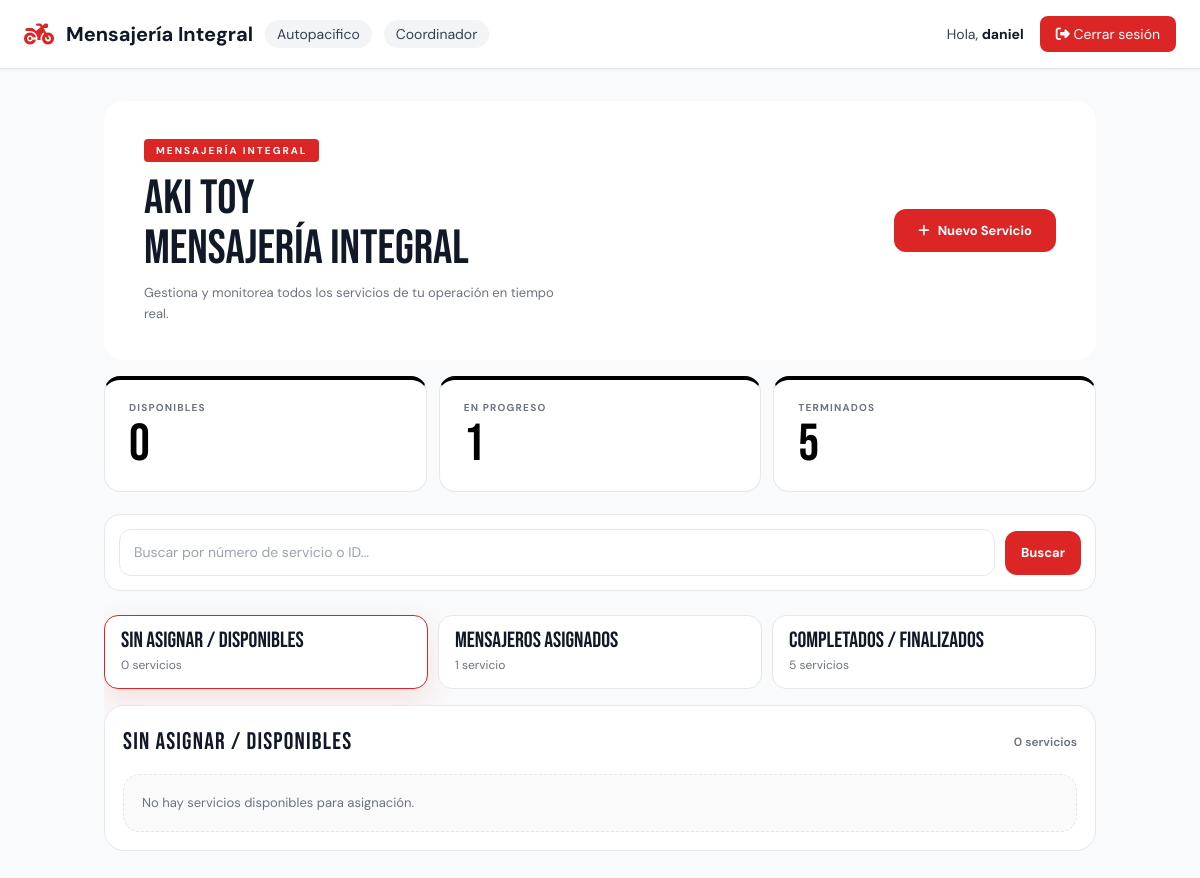
Page /inicio/ (signed in) on the earlier database version.
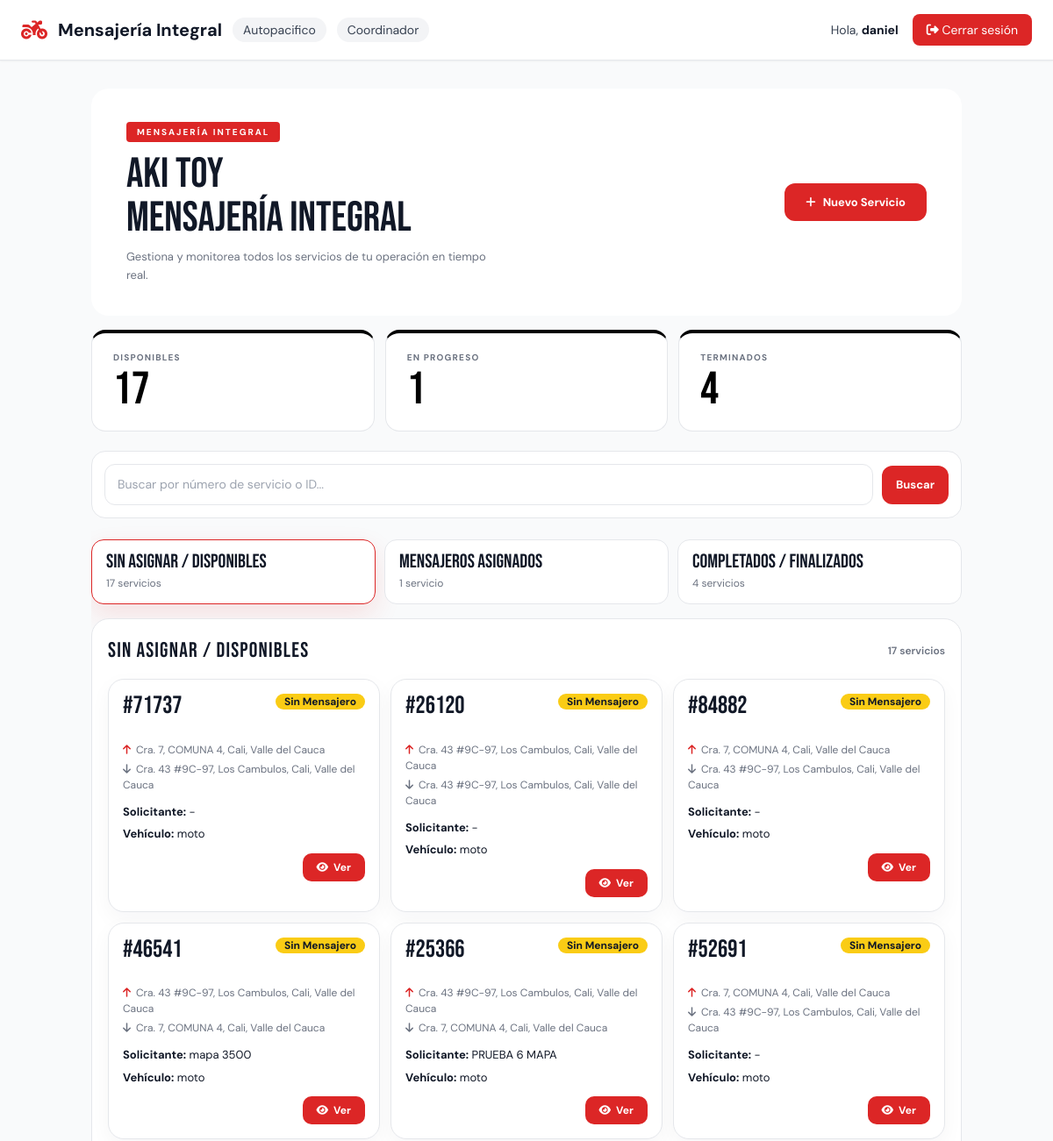
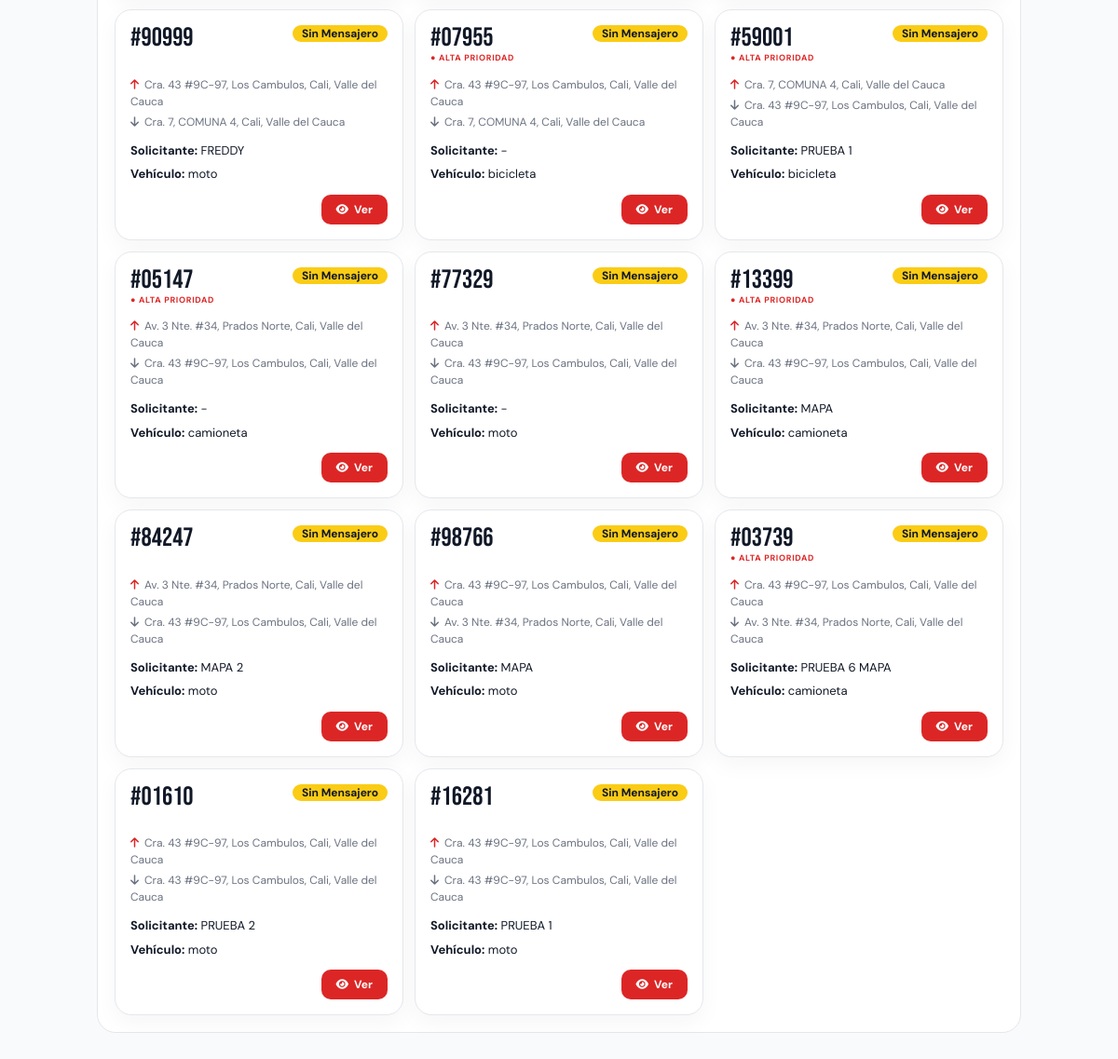
Same page on the later database version (2 pictures, top to bottom).
### servicios/models.py (models this page shows, shortened)
class Servicio(models.Model):
    ESTADO_CHOICES = [
        ('sin_asignar', 'Sin asignar'),
        ('en_progreso', 'En progreso'),
        ('terminado', 'Terminado'),
    ]
    PRIORIDAD_CHOICES = [
        ('normal', 'Normal'),
        ('alta', 'Alta'),
    ]
    empresa = models.ForeignKey(
        Empresa,
        on_delete=models.CASCADE,
        related_name='servicios',
        null=True,
        blank=True,
    )
    creado_por = models.ForeignKey(
        Usuario,
        on_delete=models.SET_NULL,
        null=True,
        blank=True,
        related_name='servicios_creados'
    )
    cliente = models.ForeignKey(
        Usuario,
        on_delete=models.CASCADE,
        related_name='servicios_cliente'
    )
    mensajero = models.ForeignKey(
        Usuario,
        on_delete=models.SET_NULL,
        null=True,
        blank=True,
        related_name='servicios_mensajero'
    )
    orden = models.CharField(max_length=20, unique=True, db_index=True)
    descripcion = models.TextField(blank=True)
    sede = models.CharField(max_length=100, blank=True)
    area = models.CharField(max_length=100, blank=True)
    nombre_solicitante = models.CharField(max_length=150, blank=True)
    telefono_solicitante = models.CharField(max_length=30, blank=True)
    ciudad_origen = models.CharField(max_length=100, blank=True)
    ciudad_destino = models.CharField(max_length=100, blank=True)
    origen = models.TextField()
    destino = models.TextField()
    fecha_entrega_deseada = models.DateField(null=True, blank=True)
    nombre_quien_recibe = models.CharField(max_length=150, blank=True)
    telefono_quien_recibe = models.CharField(max_length=30, blank=True)
    tipo_servicio = models.CharField(max_length=100, blank=True)
    tipo_pago = models.CharField(max_length=100, blank=True)
    descripcion_pago = models.TextField(blank=True)
    tipo_recorrido = models.CharField(max_length=100, blank=True)
    tipo_vehiculo = models.CharField(max_length=50)
    prioridad = models.CharField(max_length=10, choices=PRIORIDAD_CHOICES, default='normal')
    estado = models.CharField(max_length=20, choices=ESTADO_CHOICES, default='sin_asignar', db_index=True)
    fecha_creacion = models.DateTimeField(auto_now_add=True, db_index=True)
    origen_lat = models.DecimalField(max_digits=9, decimal_places=6, null=True, blank=True)
    origen_lng = models.DecimalField(max_digits=9, decimal_places=6, null=True, blank=True)
    destino_lat = models.DecimalField(max_digits=9, decimal_places=6, null=True, blank=True)
    destino_lng = models.DecimalField(max_digits=9, decimal_places=6, null=True, blank=True)
    mensajero_lat = models.DecimalField(max_digits=9, decimal_places=6, null=True, blank=True)
    mensajero_lng = models.DecimalField(max_digits=9, decimal_places=6, null=True, blank=True)
    mensajero_ubicacion_actualizada_en = models.DateTimeField(null=True, blank=True)
    class Meta:
        verbose_name = "Servicio"
        verbose_name_plural = "Servicios"

### dashboard/views.py (the view)
# urls.py: path('inicio/', views.inicio, name='inicio'),
@login_required
def inicio(request):
    if request.user.rol != 'coordinador':
        return _redirigir_dashboard(request.user)
    servicios = _servicios_empresa(request.user)
    context = _contexto_dashboard(request.user, servicios)
    context.update({
        'servicios': servicios,
        'servicios_disponibles': servicios.filter(estado__in=['sin_asignar', 'disponible']),
        'servicios_en_progreso': servicios.filter(estado='en_progreso'),
        'servicios_terminados': servicios.filter(estado='terminado'),
        'total_servicios': servicios.count(),
    })
    return render(request, 'dashboard/inicio.html', context)

### dashboard/context_processors.py (called while the page is built)
def google_maps(request):
    return {
        'google_maps_api_key': getattr(settings, 'GOOGLE_MAPS_API_KEY', ''),
    }

### dashboard/views.py (called while the page is built)
def _puede_gestionar_servicios(user):
    return user.rol in {'cliente', 'coordinador'}

def _contexto_dashboard(user, servicios):
    disponibles = servicios.filter(estado__in=['sin_asignar', 'disponible'])
    return {
        'servicios': servicios,
        'sin_asignar': disponibles.count(),
        'disponibles': disponibles.count(),
        'en_progreso': servicios.filter(estado='en_progreso').count(),
        'terminados': servicios.filter(estado='terminado').count(),
        'puede_gestionar_servicios': _puede_gestionar_servicios(user),
    }

### usuarios/templatetags/mensajero_tags.py (called while the page is built)
@register.filter
def mensajero_con_rango(mensajero):
    if not mensajero:
        return "Sin mensajero"
    nombre = mensajero.get_full_name() or mensajero.username
    servicios_count = Servicio.objects.filter(
        mensajero=mensajero,
        estado='terminado'
    ).count()
    rango = _obtener_rango_por_servicios(servicios_count)
    return f"{nombre} - {rango} ({servicios_count} servicios)"

### dashboard/templates/dashboard/inicio.html (shortened to what the changed rows need)
{% extends 'dashboard/base.html' %}
{% load l10n %}
{% load mensajero_tags %}
{% block content %}
<div class="dashboard-shell flex flex-col gap-3 md:gap-4">
  <div class="grid grid-cols-1 gap-3 sm:grid-cols-3">
    <div>
      <div class="stat black-top h-100">
        <div class="stat-label">Disponibles</div>
        <div class="stat-num">{{ disponibles }}</div>
      </div>
    </div>
    <div>
      <div class="stat black-top h-100">
        <div class="stat-label">Terminados</div>
        <div class="stat-num">{{ terminados }}</div>
      </div>
    </div>
  </div>
  <div class="control-bar">
    <div class="tabs-strip">
      <button type="button" class="tab-button active" data-panel-target="panel-disponibles">
        <span class="tab-title">Sin Asignar / Disponibles</span>
        <span class="tab-subtitle">{{ disponibles }} servicio{{ disponibles|pluralize }}</span>
      </button>
      <button type="button" class="tab-button" data-panel-target="panel-terminados">
        <span class="tab-title">Completados / Finalizados</span>
        <span class="tab-subtitle">{{ terminados }} servicio{{ terminados|pluralize }}</span>
      </button>
    </div>
  </div>
  <div class="panel-stack">
    <section id="panel-disponibles" class="panel-section" data-panel-section>
      <div class="panel-head">
        <h3>Sin Asignar / Disponibles</h3>
        <span class="panel-count">{{ servicios_disponibles|length }} servicio{{ servicios_disponibles|length|pluralize }}</span>
      </div>
      <div class="service-grid">
        {% for s in servicios_disponibles %}
        <article class="service-card" data-service-card data-service-id="{{ s.id }}" data-service-order="{{ s.orden }}">
          <div class="service-card-header">
            <div>
              <div class="service-card-title">#{{ s.orden }}</div>
              <div class="prioridad-alta {% if s.prioridad != 'alta' %}invisible{% endif %}">● Alta prioridad</div>            </div>
            <span class="badge bg-warning text-dark">Sin Mensajero</span>
          </div>
          <div class="service-card-route">
            <span><i class="fas fa-arrow-up" style="color:var(--rojo);margin-right:6px;"></i>{{ s.origen|truncatechars:62 }}</span>
            <span><i class="fas fa-arrow-down" style="margin-right:6px;"></i>{{ s.destino|truncatechars:62 }}</span>
          </div>
          <div class="service-card-meta">
            <span><strong>Solicitante:</strong> {{ s.nombre_solicitante|default:"-" }}</span>
            <span><strong>Vehículo:</strong> {{ s.tipo_vehiculo|default:"-" }}</span>
          </div>
          <div class="service-card-actions">
            <button class="btn-ver" type="button" onclick="abrirModal('{{ s.id }}')"><i class="fas fa-eye"></i> Ver</button>
          </div>
        </article>
        {% empty %}
        <div class="service-empty">No hay servicios disponibles para asignación.</div>
        {% endfor %}
      </div>
    </section>
  </div>
</div>
{% endblock %}

Differences in the rows shown:
added Servicio: orden "71737", origen "Cra. 7, COMUNA 4, Cali, Valle del Cauca", destino "Cra. 43 #9C-97, Los Cambulos, Cali, Valle del Cauca", nombre_solicitante "-", tipo_vehiculo "moto"
added Servicio: orden "26120", origen "Cra. 43 #9C-97, Los Cambulos, Cali, Valle del Cauca", destino "Cra. 43 #9C-97, Los Cambulos, Cali, Valle del Cauca", nombre_solicitante "-", tipo_vehiculo "moto"
added Servicio: orden "84882", origen "Cra. 7, COMUNA 4, Cali, Valle del Cauca", destino "Cra. 43 #9C-97, Los Cambulos, Cali, Valle del Cauca", nombre_solicitante "-", tipo_vehiculo "moto"
added Servicio: orden "46541", origen "Cra. 43 #9C-97, Los Cambulos, Cali, Valle del Cauca", destino "Cra. 7, COMUNA 4, Cali, Valle del Cauca", nombre_solicitante "mapa 3500", tipo_vehiculo "moto"
added Servicio: orden "25366", origen "Cra. 43 #9C-97, Los Cambulos, Cali, Valle del Cauca", destino "Cra. 7, COMUNA 4, Cali, Valle del Cauca", nombre_solicitante "PRUEBA 6 MAPA", tipo_vehiculo "moto"
added Servicio: orden "52691", origen "Cra. 7, COMUNA 4, Cali, Valle del Cauca", destino "Cra. 43 #9C-97, Los Cambulos, Cali, Valle del Cauca", nombre_solicitante "-", tipo_vehiculo "moto"
added Servicio: orden "90999", origen "Cra. 43 #9C-97, Los Cambulos, Cali, Valle del Cauca", destino "Cra. 7, COMUNA 4, Cali, Valle del Cauca", nombre_solicitante "FREDDY", tipo_vehiculo "moto"
added Servicio: orden "07955", origen "Cra. 43 #9C-97, Los Cambulos, Cali, Valle del Cauca", destino "Cra. 7, COMUNA 4, Cali, Valle del Cauca", nombre_solicitante "-", tipo_vehiculo "bicicleta"
added Servicio: orden "59001", origen "Cra. 7, COMUNA 4, Cali, Valle del Cauca", destino "Cra. 43 #9C-97, Los Cambulos, Cali, Valle del Cauca", nombre_solicitante "PRUEBA 1", tipo_vehiculo "bicicleta"
added Servicio: orden "05147", origen "Av. 3 Nte. #34, Prados Norte, Cali, Valle del Cauca", destino "Cra. 43 #9C-97, Los Cambulos, Cali, Valle del Cauca", nombre_solicitante "-", tipo_vehiculo "camioneta"
added Servicio: orden "77329", origen "Av. 3 Nte. #34, Prados Norte, Cali, Valle del Cauca", destino "Cra. 43 #9C-97, Los Cambulos, Cali, Valle del Cauca", nombre_solicitante "-", tipo_vehiculo "moto"
added Servicio: orden "13399", origen "Av. 3 Nte. #34, Prados Norte, Cali, Valle del Cauca", destino "Cra. 43 #9C-97, Los Cambulos, Cali, Valle del Cauca", nombre_solicitante "MAPA", tipo_vehiculo "camioneta"
added Servicio: orden "84247", origen "Av. 3 Nte. #34, Prados Norte, Cali, Valle del Cauca", destino "Cra. 43 #9C-97, Los Cambulos, Cali, Valle del Cauca", nombre_solicitante "MAPA 2", tipo_vehiculo "moto"
added Servicio: orden "98766", origen "Cra. 43 #9C-97, Los Cambulos, Cali, Valle del Cauca", destino "Av. 3 Nte. #34, Prados Norte, Cali, Valle del Cauca", nombre_solicitante "MAPA", tipo_vehiculo "moto"
added Servicio: orden "03739", origen "Cra. 43 #9C-97, Los Cambulos, Cali, Valle del Cauca", destino "Av. 3 Nte. #34, Prados Norte, Cali, Valle del Cauca", nombre_solicitante "PRUEBA 6 MAPA", tipo_vehiculo "camioneta"
now on this page (row edited): Servicio: orden "01610", origen "Cra. 43 #9C-97, Los Cambulos, Cali, Valle del Cauca", destino "Cra. 43 #9C-97, Los Cambulos, Cali, Valle del Cauca", nombre_solicitante "PRUEBA 2", tipo_vehiculo "moto"
now on this page (row edited): Servicio: orden "16281", origen "Cra. 43 #9C-97, Los Cambulos, Cali, Valle del Cauca", destino "Cra. 43 #9C-97, Los Cambulos, Cali, Valle del Cauca", nombre_solicitante "PRUEBA 1", tipo_vehiculo "moto"
Other differences:
{{ disponibles }}: "0" → "17"
{{ terminados }}: "5" → "4"
{{ servicios_disponibles|length }}: "0" → "17"
text no longer shown: "No hay servicios disponibles para asignación."
